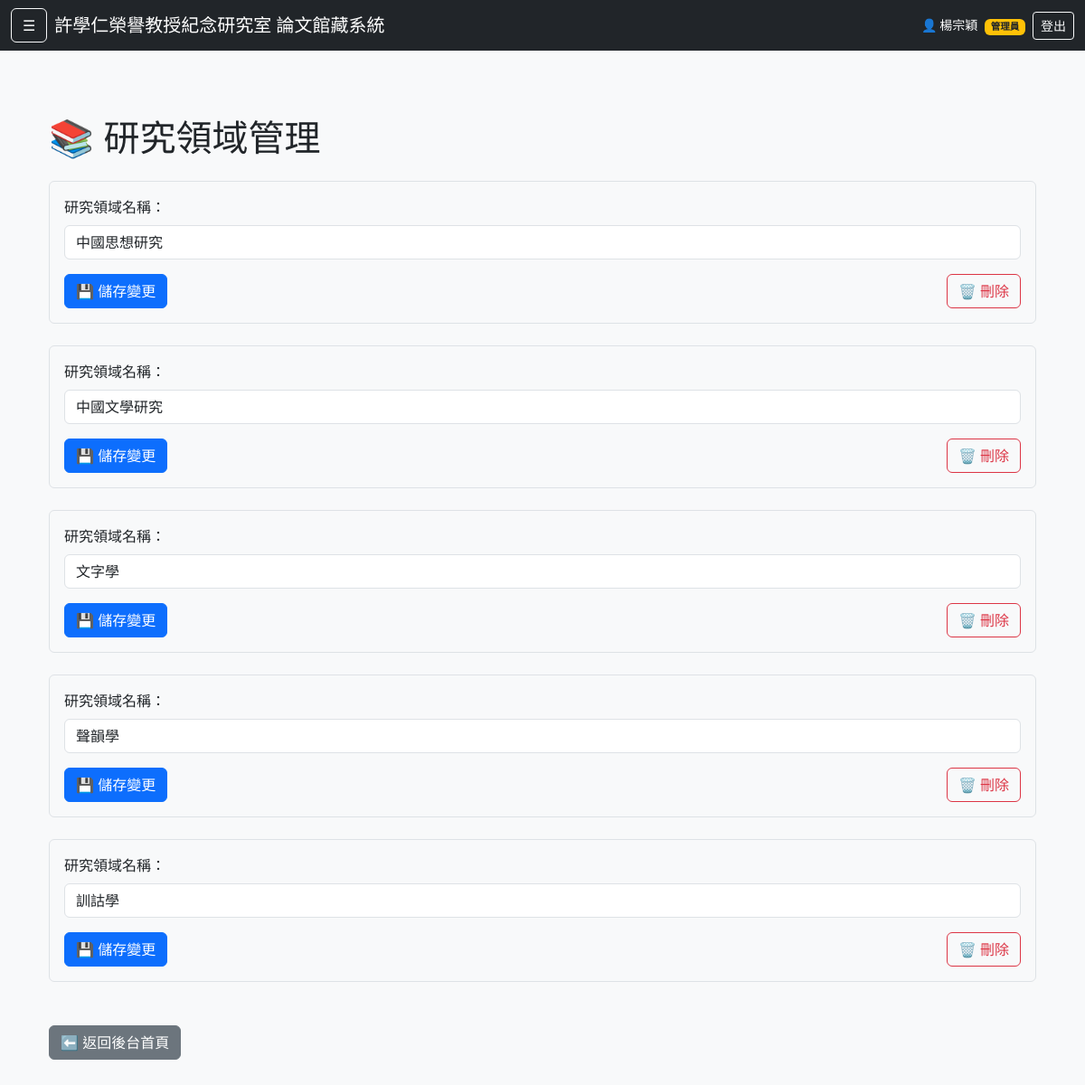
The app's page /admin/fields (signed in) with its own data.
### tables this page shows
CREATE TABLE fields (
    id INTEGER PRIMARY KEY AUTOINCREMENT,
    name TEXT UNIQUE NOT NULL
);

### app.py (the view)
@app.route('/admin/fields')
def manage_fields():
    if not session.get('logged_in') or session.get('role') != 'admin':
        flash("⚠️ 請以管理員身份登入")
        return redirect(url_for('login'))
    conn = sqlite3.connect(DB_PATH)
    conn.row_factory = sqlite3.Row
    cursor = conn.cursor()
    cursor.execute("SELECT * FROM fields ORDER BY name")
    fields = cursor.fetchall()
    conn.close()
    return render_template('admin_categories.html', fields=fields)

### templates/admin_categories.html (shortened to what this page needs)
<!DOCTYPE html>
{% extends "base.html" %}
{% block content %}
<body class="bg-light">
<div class="container py-5">
    <h1 class="mb-4">📚 研究領域管理</h1>
    {% if fields %}
        {% for field in fields %}
            <form action="{{ url_for('update_category', field_id=field.id) }}" method="POST" class="border rounded p-3 mb-4">
                <div class="mb-3">
                    <label for="name-{{ field.id }}" class="form-label">研究領域名稱：</label>
                    <input type="text" class="form-control" id="name-{{ field.id }}" name="name" value="{{ field.name }}">
                </div>
                <div class="d-flex justify-content-between">
                    <button type="submit" class="btn btn-primary">💾 儲存變更</button>
                    <a href="{{ url_for('delete_category', field_id=field.id) }}" class="btn btn-outline-danger"
                       onclick="return confirm('確定要刪除這個研究領域嗎？');">🗑 刪除</a>
                </div>
            </form>
        {% endfor %}
    {% else %}
        <div class="alert alert-warning">目前尚無研究領域。</div>
    {% endif %}
    <a href="{{ url_for('admin') }}" class="btn btn-secondary mt-4">⬅ 返回後台首頁</a>
</div>
</body>
{% endblock %}

### templates/base.html (style rules this page uses)
body { padding-top: 56px; }

### records on screen
fields: name "中國思想研究"
fields: name "中國文學研究"
fields: name "文字學"
fields: name "聲韻學"
fields: name "訓詁學"

### other values on screen
{{ session.get('display_name', session.get('username')) }} "楊宗穎"
